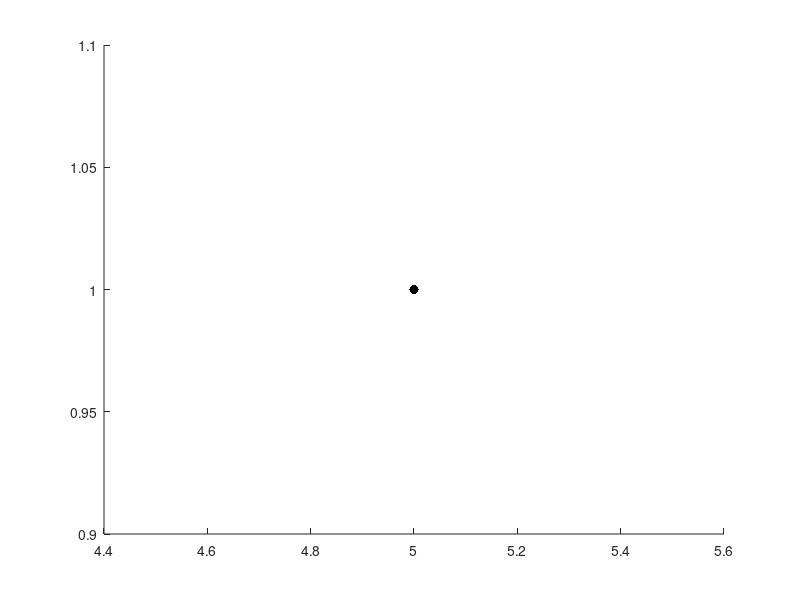

Here is the MATLAB script that generated this plot: (Note: this script raises an error after producing the figure.)
% This code is created by Hassan Alkhayuon to
% simulate adaptive phase oscillator.
% A Research project with Serhiy Yanchuk

clear
warning off
eps = 1e-10;
%% Parameters

N = 2;

ome = [-4; -4];
initcond = [1; 5; 5];

eta = 10; % adaptive parameters
alpha = pi/2; % phase shift.
kappa = 0.1;

EPSS = 0.1;

par = [ome;  kappa; eta; alpha; EPSS];

%% equilibria only for 1 d
phi_e1 = ...
    mod( asin( (ome+eta)/( sqrt( (1-eta)^2 + 2*eta*(1+cos(alpha)) ) ) ) - ...
    atan( eta*sin(alpha)/( 1+eta*cos(alpha) ) ), 2*pi) ;

mu_e1 = sin(phi_e1) - ome;

phi_e2 = mod(pi - ...
    asin( (ome+eta)/( sqrt( (1-eta)^2 + 2*eta*(1+cos(alpha)) ) ) ) - ...
    atan( eta*sin(alpha)/( 1+eta*cos(alpha) ) ), 2*pi);

mu_e2 = sin(phi_e2) - ome;


%% simulations

opts = odeset('RelTol',1e-10,'AbsTol',1e-10,'Events',@(t,var)myeventfun(t,var,N));
odefun = @(t,var)Adap_phase_osc_N(var,par,N);
tstart = 0;
tend = 1000;
figure(13)
hold on 
plot3(initcond(3),initcond(1),initcond(2),'.k','MarkerSize',20)
while tstart < tend
    [t,var] = ode45(odefun, [tstart tend], initcond, opts);
    tstart = t(end);
    phi = var(:,1:N);
    mu  = var(:,N+1);
    initcond = [(mod(phi(end,:),2*pi))'; mu(end)];
    plot3(mu,phi(:,1),phi(:,2),'k')
end
box on
xlabel('$\mu$')
ylabel('$\varphi_1$')
zlabel('$\varphi_2$','Rotation',0)
xlim([0 12])
ylim([0 2*pi])
zlim([0 2*pi])
%%
% tend = 100;
% tstart = 0;
% figure(10);
% hold on 
% while tstart < tend
%     [t,var] = ode45(odefun,[tstart tend],initcond,opts);
%     tstart = t(end);
%     initcond = var(end,:);
%     plot(var(:,2),var(:,1),'')
% end

% mu_LC = sol(end).y(2,end);





%% event function
function [check,stop,direction] = myeventfun(t,var,N)
check = prod( var(1:N)-2*pi).*prod(var(1:N));
stop = 1;  % Halt integration
direction = 0;
end
